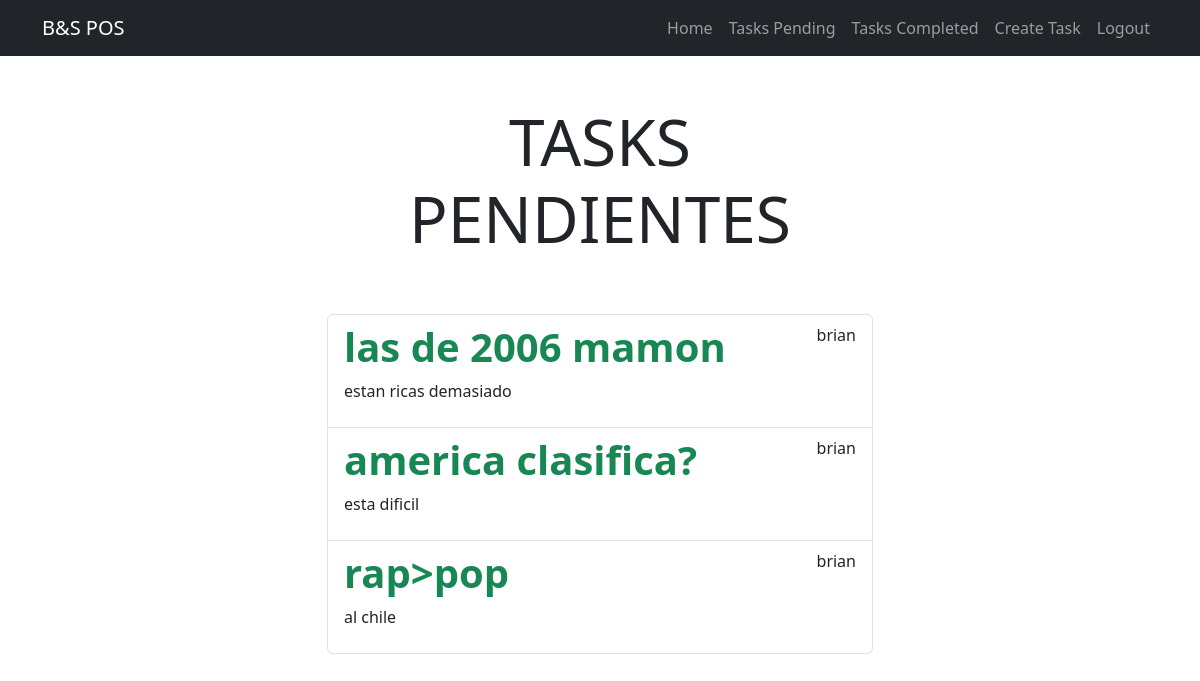
Page /tasks/ (signed in) on the committed database.
### tasks/models.py (models this page shows, shortened)
class Task(models.Model):
    title = models.CharField(max_length=30)
    description = models.TextField(blank=True)
    created = models.DateTimeField(auto_now_add=True)
    datecompleted = models.DateTimeField(null=True, blank=True)
    important = models.BooleanField(default=True)
    user = models.ForeignKey(User, on_delete=models.CASCADE)

### tasks/views.py (the view)
# urls.py: path('tasks/', views.tasks, name='tasks'),
@login_required
def tasks(request):
    tasks = Task.objects.filter(user=request.user, datecompleted__isnull=True)
    return render(request, 'tasks.html', {'tasks': tasks})

### tasks/templates/tasks.html (shortened to what this page needs)
{% extends 'base.html' %}
{% block content %}
<main class="container">
    <div class="row">
        <div class="col-md-6 offset-md-3">
            <h1 class="text-center display-3 py-5">TASKS PENDIENTES</h1>
            <ul class="list-group">
                {% for task in tasks %}
                <a class="list-group-item" href="{% url 'task_detail' task.id %}">
                    <header class="d-flex justify-content-between">
                        {% if task.important %}
                        <h1 class="fw-bold text-success">{{task.title}}
                        </h1>
                        {% else %}
                        <h1 class="fw-bold">{{task.title}}</h1>
                        {% endif %}
                        <p>{{ task.user.username }}</p>
                    </header>
                        <p>{{ task.description }}</p>
                </a>
                {% endfor %}
            </ul>
        </div>
    </div>
</main>
{% endblock %}

### rows in the picture
Task: title "las de 2006 mamon", user.username "brian", description "estan ricas demasiado"
Task: title "america clasifica?", user.username "brian", description "esta dificil"
Task: title "rap>pop", user.username "brian", description "al chile"
